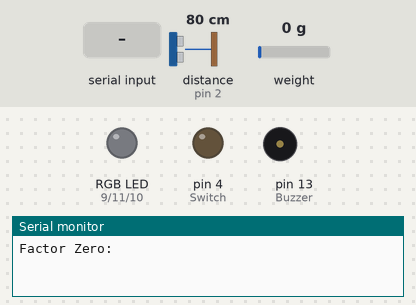
A sketch run on a simulated Arduino Uno, built with avr-gcc and run on an emulated ATmega328P. Shown: an RGB LED mixed from three pins (HIGH = lit), output pins drawn as LEDs (lit = HIGH), buzzer (waves = sounding, pin HIGH), the last lines printed to the serial monitor. Wiring (inferred from the names in the program): ultrasonic range finder: trigger pin 3; echo pin 2. The inputs (shaded band) are chosen by the test bench; at power-on: distance to the obstacle (sensor on pin 2) 80 cm, weight on the scale 0 g. The echo pulse lasts 58.3 µs per cm; pins used as bus, display or sensor lines are not drawn.

Above: at 0.1 s.
At 5.2 s:
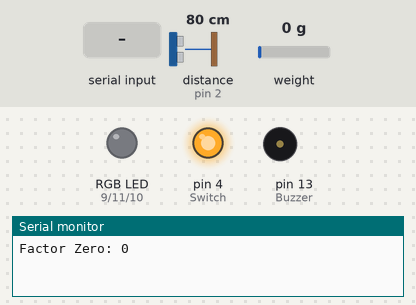
5.3 s: distance to the obstacle (sensor on pin 2) set to 35 cm
8.0 s: distance to the obstacle (sensor on pin 2) set to 29 cm
At 9.9 s:
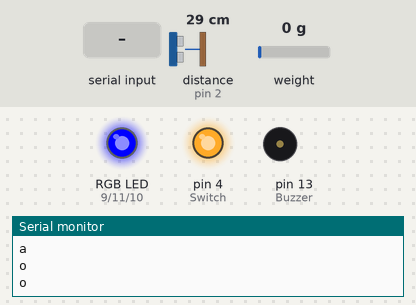
10.2 s: "i" received over Serial
Timing chart, 0 to 13.2 s (numbered marks = the images above; inputs shaded):
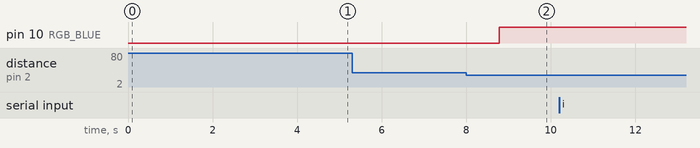

The sketch:

balanzainteligente.ino
```cpp
#include "HX711.h"
const int DOUT=A1;
const int CLK=A0;
#define RGB_BLUE 10
#define RGB_GREEN 11
#define RGB_RED 9
int distancia = 0;
int Switch= 4;//PIN Transistor
int Buzzer= 13;//PIN Buzzer 8
const int Trigger = 3;   //Pin digital 2 para el Trigger del sensor
const int Echo = 2;   //Pin digital 3 para el Echo del sensor
long readUltrasonicDistance(int triggerPin, int echoPin)
{
  pinMode(triggerPin, OUTPUT);  // Clear the trigger
  digitalWrite(triggerPin, LOW);
  delayMicroseconds(2);
  // Sets the trigger pin to HIGH state for 10 microseconds
  digitalWrite(triggerPin, HIGH);
  delayMicroseconds(10);
  digitalWrite(triggerPin, LOW);
  pinMode(echoPin, INPUT);
  // Reads the echo pin, and returns the sound wave travel time in microseconds
  return pulseIn(echoPin, HIGH);
}
unsigned long tiempo1 = 0;
unsigned long tiempo2 = 0;
unsigned long diferenciaTiempo = 0;
char option=' ';
HX711 balanza;
float valor;
float calibration_factor = -224200; //-7050 worked for my 440lb max scale setup
void scale(){

}
void setup() {
  //Sensor de distancia
  pinMode(Trigger, OUTPUT); //pin como salida
  pinMode(Echo, INPUT);  //pin como entrada
  digitalWrite(Trigger, LOW);//Inicializamos el pin con 0
  //LEDS RGB
  pinMode (RGB_RED, OUTPUT);
  pinMode (RGB_GREEN, OUTPUT);
  pinMode (RGB_BLUE, OUTPUT);
  pinMode(Buzzer, OUTPUT); //pin como salida
  //Comunicacion
  Serial.begin(9600);
  //Celda de carga y HX711
  balanza.begin(DOUT, CLK);
  Serial.print("Factor Zero: ");
  Serial.println(balanza.read_average());
  balanza.set_scale(); // establecer escala
  balanza.tare(30);  //El peso actual es considerado Tara.
  pinMode(Switch, OUTPUT);
  digitalWrite(Switch, HIGH);
}
void Color(int G, int B, int R) {
  analogWrite(RGB_GREEN, G) ;
  analogWrite(RGB_BLUE, B) ;
  analogWrite(RGB_RED, R) ;
}
void loop() {
  distancia = 0.01723 * readUltrasonicDistance(Trigger, Echo);
  balanza.set_scale(calibration_factor); //Adjust to this calibration factor
  valor=(balanza.get_units(), 3);
  if (distancia <=30){
    Serial.println("o");
    Color(0,255,0);
    delay(1000);
  }
  else if(distancia>30 && distancia <=70){
    Color(0,0,0);
    Serial.println("a");
    delay(1000);
  }
  if (Serial.available() > 0){
    option = Serial.read();
  if (distancia <=20 && option=='i' or distancia <=20 && valor>0.2){ //balanza python
    Serial.print(valor);
    Serial.println(" Kg");
    digitalWrite(Switch, LOW);
    Color(0,0,255);
    delay(2500);
    tone(Buzzer,260);
  }
  else{
    Serial.print("Distancia: ");
    Serial.println(distancia);
    Color(0,255,0);
    digitalWrite(Switch, HIGH);
    noTone(Buzzer);
    delay(500);
  }
  }
}
```

Measured:
- the behaviour switches between 32 and 31 cm on distance to the obstacle (sensor on pin 2) (found by bisection; images 1 and 2)
- after the input at 8.0 s, pin 10 (RGB_BLUE): LOW → HIGH after 0.78 s
